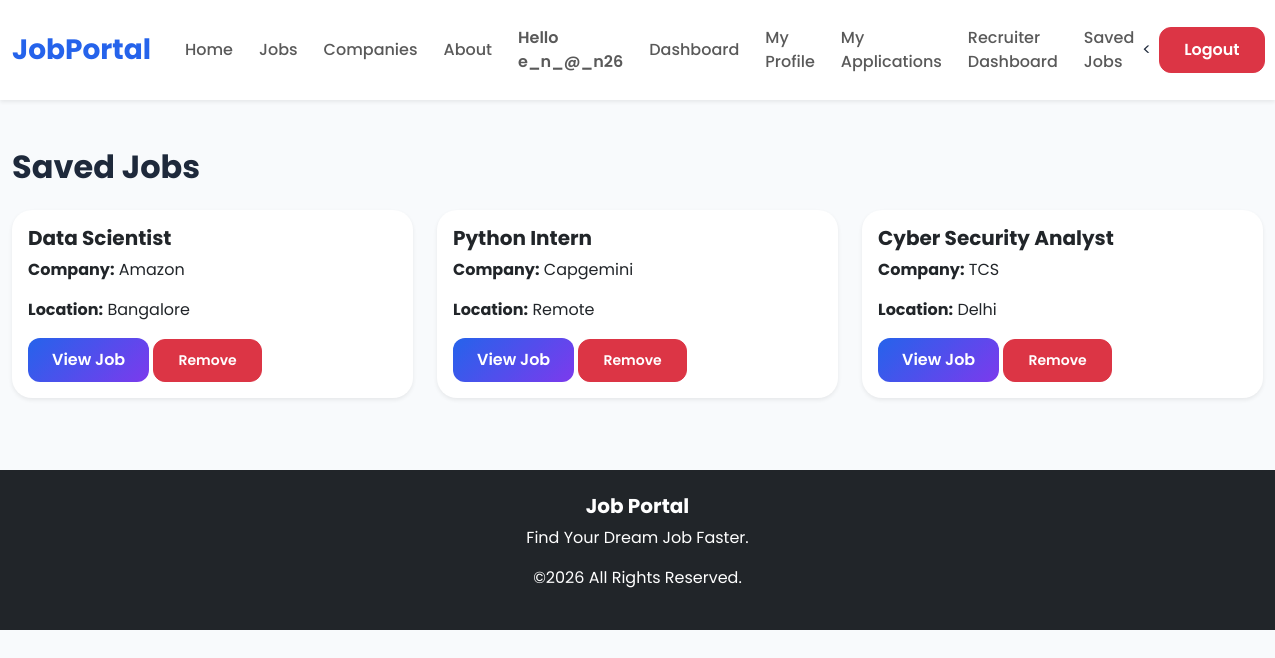
Page /applications/saved/ (signed in) on the committed database.
### applications/models.py (models this page shows, shortened)
class SavedJob(models.Model):
    user = models.ForeignKey(
        User,
        on_delete=models.CASCADE
    )
    job = models.ForeignKey(
        Job,
        on_delete=models.CASCADE
    )
    saved_at = models.DateTimeField(auto_now_add=True)
    class Meta:
        unique_together = ("user", "job")

### jobs/models.py (models this page shows, shortened)
class Job(models.Model):
    class EmploymentType(models.TextChoices):
        FULL_TIME = "full_time", "Full Time"
        PART_TIME = "part_time", "Part Time"
        CONTRACT = "contract", "Contract"
        INTERNSHIP = "internship", "Internship"
    title = models.CharField(max_length=200)
    company = models.ForeignKey(Company,on_delete=models.CASCADE)
    location = models.CharField(max_length=200)
    salary = models.CharField(max_length=100)
    description = models.TextField()
    employment_type = models.CharField(
        max_length=20,
        choices=EmploymentType.choices,
        default=EmploymentType.FULL_TIME,
    )
    is_active = models.BooleanField(default=True)
    created_at = models.DateTimeField(auto_now_add=True)
    updated_at = models.DateTimeField(default=timezone.now)
    class Meta:
        ordering = ["-created_at"]

class Company(models.Model):
    name = models.CharField(max_length=200)
    logo = models.ImageField(
        upload_to="company_logo/",
        blank=True,
        null=True
    )
    website = models.URLField(
        blank=True,
        null=True
    )
    email = models.EmailField(
        blank=True,
        null=True
    )
    location = models.CharField(
        max_length=200,
        blank=True,
        null=True
    )
    description = models.TextField(
        blank=True,
        null=True
    )

### applications/views.py (the view)
@login_required
def saved_jobs(request):
    saved_jobs = SavedJob.objects.filter(
        user=request.user
    ).select_related("job", "job__company")
    context = {
        "saved_jobs": saved_jobs
    }
    return render(
        request,
        "applications/saved_jobs.html",
        context
    )

### templates/applications/saved_jobs.html (shortened to what this page needs)
{% extends "base.html" %}
{% block content %}
<div class="container mt-5">
    <h2 class="mb-4">
        Saved Jobs
    </h2>
    <div class="row">
        {% for saved in saved_jobs %}
        <div class="col-md-4 mb-4">
            <div class="card shadow-sm h-100">
                <div class="card-body">
                    <h5>
                        {{ saved.job.title }}
                    </h5>
                    <p>
                        <strong>Company:</strong>
                        {{ saved.job.company.name }}
                    </p>
                    <p>
                        <strong>Location:</strong>
                        {{ saved.job.location }}
                    </p>
                    <a href="{% url 'job_detail' saved.job.id %}"
                       class="btn btn-primary">
                        View Job
                    </a>
                    <a href="{% url 'unsave_job' saved.job.id %}"
                        class="btn btn-danger btn-sm">
                        Remove
                    </a>
                </div>
            </div>
        </div>
        {% empty %}
        <div class="alert alert-info">
            No Saved Jobs.
        </div>
        {% endfor %}
    </div>
</div>
{% endblock %}

### templates/base.html (shortened to what this page needs)
{% load static %}
<!DOCTYPE html>
<html lang="en">
<head>
<link href="https://cdn.jsdelivr.net/npm/bootstrap@5.3.3/dist/css/bootstrap.min.css" rel="stylesheet">
<link rel="stylesheet"
href="https://cdn.jsdelivr.net/npm/bootstrap-icons@1.11.3/font/bootstrap-icons.min.css">
<link rel="stylesheet"
href="https://cdnjs.cloudflare.com/ajax/libs/font-awesome/6.6.0/css/all.min.css">
<link rel="stylesheet"
href="{% static 'css/style.css' %}">
</head>
<body>
<nav class="navbar navbar-expand-lg bg-white shadow-sm sticky-top">
<div class="container">
<a class="navbar-brand fw-bold fs-3" href="/">
<span style="color:#2563eb;">Job</span>Portal
</a>
<div
class="collapse navbar-collapse"
id="nav">
<ul class="navbar-nav ms-auto align-items-center">
<li class="nav-item">
<a class="nav-link" href="/">Home</a>
</li>
<li class="nav-item">
<a class="nav-link" href="/jobs/">Jobs</a>
</li>
<li class="nav-item">
<a class="nav-link" href="/companies/">Companies</a>
</li>
<li class="nav-item">
<a class="nav-link" href="#">About</a>
</li>
{% if user.is_authenticated %}
<li class="nav-item">
<span class="nav-link fw-semibold">
Hello {{ user.username }}
</span>
</li>
<li class="nav-item">
    <a class="nav-link" href="{% url 'dashboard' %}">
        Dashboard
    </a>
</li>
<li class="nav-item">
<li class="nav-item">
<a class="nav-link"
href="{% url 'profile' %}">
My Profile
</a>
</li>
<li class="nav-item">
<a class="nav-link"
href="{% url 'my_applications' %}">
My Applications
</a>
</li>
{% if user.is_staff %}
<li class="nav-item">
    <a class="nav-link"
       href="{% url 'admin_dashboard' %}">
        Recruiter Dashboard
    </a>
</li>
{% endif %}
</li>
<li class="nav-item">
    <a class="nav-link" href="{% url 'saved_jobs' %}">
        Saved Jobs
    </a>
</li>
<<li class="nav-item ms-2">
    <a class="btn btn-danger"
       href="{% url 'logout' %}">
        Logout
    </a>
</li>
{% endif %}
</ul>
</div>
</div>
</nav>
{% block content %}
{% endblock %}
<footer class="bg-dark text-white mt-5">
<div class="container text-center py-4">
<h5>Job Portal</h5>
<p>Find Your Dream Job Faster.</p>
<p>©2026 All Rights Reserved.</p>
</div>
</footer>
</body>
</html>

### static/css/style.css (style rules this page uses)
* { margin:0; padding:0; box-sizing:border-box; font-family:'Poppins',sans-serif; }
html { scroll-behavior:smooth; }
body { font-family:'Inter',sans-serif; background:var(--bg); color:var(--text); overflow-x:hidden; }
a { text-decoration:none; transition:all .3s ease; }
:root { --primary:#2563eb; --secondary:#7c3aed; --accent:#06b6d4; --bg:#f8fafc; --card:#ffffff; --text:#1e293b; --muted:#64748b; --radius:18px; --shadow: 0 10px 30px rgba(0,0,0,.08); }
h1,h2,h3,h4,h5,h6 { font-family:'Poppins',sans-serif; font-weight:700; }
a { text-decoration:none; transition:.3s; }
.container { max-width:1280px; }
.card { border:none; border-radius:20px; box-shadow:0 15px 40px rgba(0,0,0,.08); transition:.35s; overflow:hidden; }
.navbar { background:white; box-shadow:0 10px 25px rgba(0,0,0,.05); padding:18px 0; }
.navbar-brand { font-size:32px; font-weight:800; color:#2563eb!important; }
.nav-link { font-weight:500; margin-left:10px; transition:.3s; }
.btn { border-radius:12px; padding:10px 24px; font-weight:600; transition:.35s; }
.btn-primary { background:linear-gradient(135deg,#2563eb,#7c3aed); border:none; }

### rows in the picture
SavedJob: job "Data Scientist", job.company.name "Amazon", job.location "Bangalore"
SavedJob: job "Python Intern", job.company.name "Capgemini", job.location "Remote"
SavedJob: job "Cyber Security Analyst", job.company.name "TCS", job.location "Delhi"

### other values in the picture
{{ user.username }} "e_n_@_n26"
